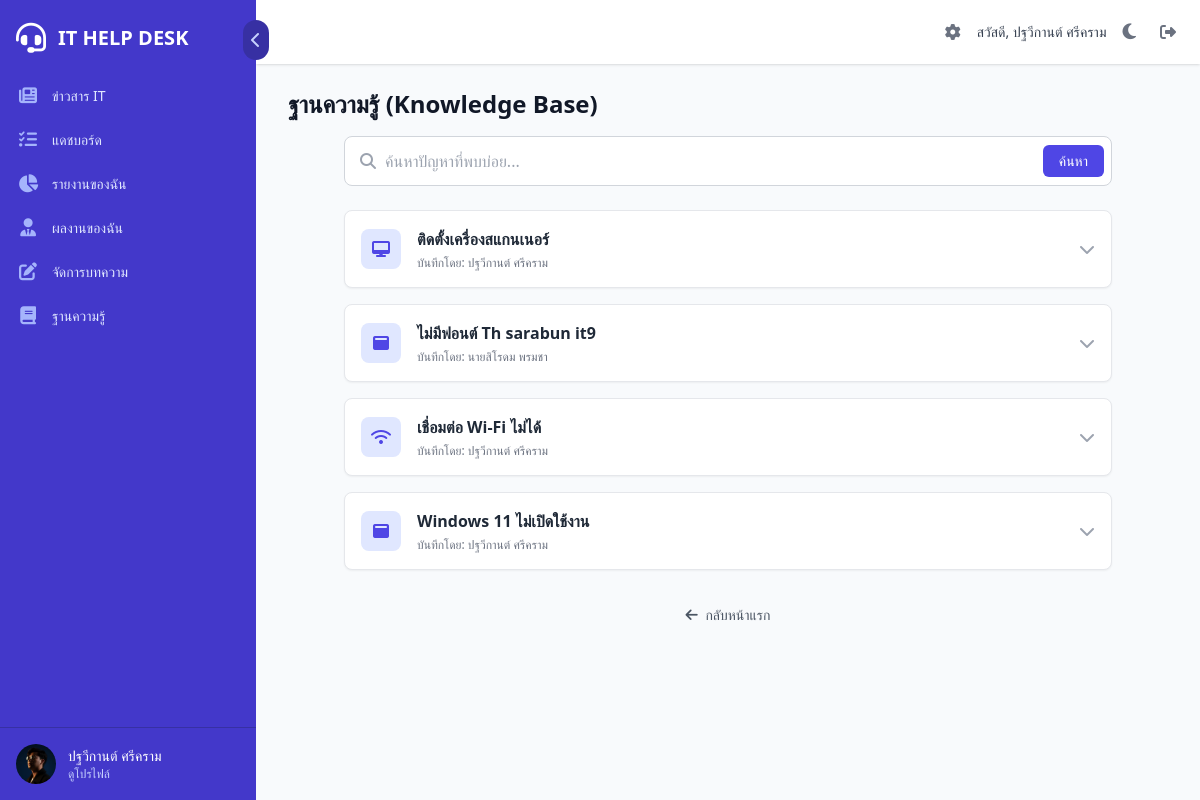
The app's page /knowledge_base.php (signed in) with its own data.
### tables this page shows
CREATE TABLE `users` (
  `id` int(11) NOT NULL,
  `fullname` varchar(255) NOT NULL,
  `position` varchar(255) DEFAULT NULL,
  `department` varchar(255) DEFAULT NULL,
  `division` varchar(255) DEFAULT NULL,
  `phone` varchar(50) DEFAULT NULL,
  `line_id` varchar(100) DEFAULT NULL,
  `email` varchar(255) NOT NULL,
  `password` varchar(255) NOT NULL,
  `image_url` varchar(255) DEFAULT 'assets/images/user.png',
  `role` enum('user','it','admin') NOT NULL DEFAULT 'user',
  `created_at` timestamp NOT NULL DEFAULT current_timestamp()
);

CREATE TABLE `knowledge_base` (
  `id` int(11) NOT NULL,
  `issue_id_source` int(11) DEFAULT NULL,
  `category` varchar(100) NOT NULL,
  `question` text NOT NULL,
  `answer` text NOT NULL,
  `created_by` int(11) NOT NULL,
  `created_at` timestamp NOT NULL DEFAULT current_timestamp()
);

### includes/functions.php (called while the page is built, shortened)
<?php
function get_user_avatar($image_url) {
    $default_avatar = 'assets/images/user.png';
    if (!empty($image_url) && file_exists($image_url)) {
        return $image_url;
    }
    return $default_avatar;
}
function getUserById($id, $conn) {
    $stmt = $conn->prepare("SELECT * FROM users WHERE id = ?");
    $stmt->bind_param("i", $id);
    $stmt->execute();
    $result = $stmt->get_result();
    $user = $result->fetch_assoc();
    return $user;
}
?>

### knowledge_base.php (the view, shortened to what this page needs)
<?php
require_once 'includes/functions.php';
require_once 'includes/header.php';
$search_term = trim($_GET['search'] ?? '');
$search_query = "%" . $search_term . "%";
$sql = "SELECT kb.*, u.fullname as creator_name
        FROM knowledge_base kb
        JOIN users u ON kb.created_by = u.id
        WHERE kb.question LIKE ? OR kb.answer LIKE ?
        ORDER BY kb.created_at DESC";
$stmt = $conn->prepare($sql);
$stmt->bind_param("ss", $search_query, $search_query);
$stmt->execute();
$kb_result = $stmt->get_result();
$category_icon_map = [
    'ฮาร์ดแวร์' => 'fa-desktop',
    'ซอฟต์แวร์' => 'fa-window-maximize',
    'ระบบเครือข่าย' => 'fa-wifi',
    'ระบบสารบรรณ/ERP' => 'fa-file-invoice',
    'อีเมล' => 'fa-envelope-open-text',
    'อื่นๆ' => 'fa-question-circle'
];
?>
<div class="max-w-3xl mx-auto" x-data="{ activeAccordion: null }">
    <form method="GET" action="knowledge_base.php" class="mb-6 relative">
        <input type="text" name="search" placeholder="ค้นหาปัญหาที่พบบ่อย..." value="<?php echo htmlspecialchars($search_term); ?>" class="w-full px-4 py-3 border border-gray-300 rounded-lg pl-10 focus:outline-none focus:ring-2 focus:ring-indigo-500">
        <i class="fa-solid fa-search absolute left-4 top-1/2 -translate-y-1/2 text-gray-400"></i>
        <button type="submit" class="absolute right-2 top-1/2 -translate-y-1/2 px-4 py-1.5 bg-indigo-600 text-white rounded-md text-sm hover:bg-indigo-700">ค้นหา</button>
    </form>
    <div id="kb-list" class="space-y-4">
        <?php if ($kb_result->num_rows > 0): ?>
            <?php while ($kb_item = $kb_result->fetch_assoc()):
                $category_icon = $category_icon_map[$kb_item['category']] ?? 'fa-question-circle';
            ?>
            <div class="bg-white rounded-lg shadow-sm border border-gray-200 overflow-hidden">
                <div @click="activeAccordion = activeAccordion === <?php echo $kb_item['id']; ?> ? null : <?php echo $kb_item['id']; ?>" class="cursor-pointer flex justify-between items-center p-4 hover:bg-gray-50 transition-colors">
                    <div class="flex items-center gap-4">
                        <div class="bg-indigo-100 text-indigo-600 rounded-lg w-10 h-10 flex-shrink-0 flex items-center justify-center">
                            <i class="fa-solid <?php echo $category_icon; ?>"></i>
                        </div>
                        <div>
                            <h3 class="font-semibold text-gray-800"><?php echo htmlspecialchars($kb_item['question']); ?></h3>
                            <p class="text-xs text-gray-500 mt-1">
                                <span>บันทึกโดย: <?php echo htmlspecialchars($kb_item['creator_name']); ?></span>
                            </p>
                        </div>
                    </div>
                    <i class="fa-solid fa-chevron-down transition-transform text-gray-400" :class="activeAccordion === <?php echo $kb_item['id']; ?> && 'rotate-180'"></i>
                </div>
            </div>
            <?php endwhile; ?>
        <?php endif; ?>
    </div>
    <div class="text-center mt-8">
        <a href="index.php" class="text-sm text-gray-600 hover:text-indigo-600">
            <i class="fa-solid fa-arrow-left mr-1"></i> กลับหน้าแรก
        </a>
    </div>
</div>
<?php
require_once 'includes/footer.php';
?>

### includes/sidebar_content.php (shortened to what this page needs)
<button @click="isSidebarCollapsed = !isSidebarCollapsed" class="hidden md:block absolute top-5 right-0 transform translate-x-1/2 p-2 bg-indigo-800 text-indigo-200 hover:text-white rounded-full focus:outline-none z-20" title="ย่อ/ขยายเมนู">
    <i class="fa-solid transition-transform" :class="isSidebarCollapsed ? 'fa-chevron-right' : 'fa-chevron-left'"></i>
</button>
<div class="flex-1 flex flex-col pt-5 pb-4 overflow-y-auto">
    <div class="flex items-center flex-shrink-0 px-4" :class="isSidebarCollapsed ? 'justify-center' : ''">
        <i class="fa-solid fa-headset text-3xl text-white"></i>
        <span class="ml-3 font-bold text-xl text-white sidebar-text" x-show="!isSidebarCollapsed">IT HELP DESK</span>
    </div>
    <nav class="mt-5 flex-1 px-2 space-y-1">
        <?php
        $baseLinkClass = "group flex items-center px-2 py-2 text-sm font-medium rounded-md transition-colors duration-200";
        $inactiveLinkClass = "text-indigo-100 hover:bg-indigo-600";
        $activeLinkClass = "bg-indigo-800 text-white";
        foreach ($menu_items as $url => $item) {
            $isActive = ($current_page === $url) || ($url === 'news.php' && $current_page === 'article_view.php');
            $class = $isActive ? $activeLinkClass : $inactiveLinkClass;
            echo "<a href='$url' class='$baseLinkClass $class' :class='isSidebarCollapsed ? \"justify-center\" : \"\"' title='" . htmlspecialchars($item['title']) . "'>";
            echo "<i class='fa-solid " . $item['icon'] . " flex-shrink-0 h-6 w-6 text-lg text-indigo-300 flex items-center justify-center' :class='isSidebarCollapsed ? \"\" : \"mr-3\"'></i>";
            echo "<span class='sidebar-text' x-show='!isSidebarCollapsed'>" . $item['title'] . "</span>";
            echo "</a>";
        }
        ?>
    </nav>
</div>
<div class="flex-shrink-0 flex border-t border-indigo-800 p-4" :class="isSidebarCollapsed ? 'justify-center' : ''">
    <a href="profile.php" class="flex-shrink-0 w-full group block">
        <div class="flex items-center" :class="isSidebarCollapsed ? 'justify-center' : ''">
            <div>
                <img class="inline-block h-10 w-10 rounded-full object-cover"
                     src="<?php echo htmlspecialchars(get_user_avatar($user_data['image_url'] ?? null)); ?>" alt="User Avatar">
            </div>
            <div class="ml-3 sidebar-text" x-show="!isSidebarCollapsed">
                <p class="text-sm font-medium text-white"><?php echo htmlspecialchars($_SESSION['fullname']); ?></p>
                <p class="text-xs font-medium text-indigo-200 group-hover:text-white">ดูโปรไฟล์</p>
            </div>
        </div>
    </a>
</div>

### assets/css/style.css (style rules this page uses)
body { font-family: 'Sarabun', sans-serif; transition: background-color 0.3s ease, color 0.3s ease; }
.sidebar-text { transition: opacity 0.2s ease-in-out; }

### records on screen
users: image_url (picture)
knowledge_base: question "ติดตั้งเครื่องสแกนเนอร์", users.fullname "ปฐวีกานต์ ศรีคราม"
knowledge_base: question "ไม่มีฟอนต์ Th sarabun it9", users.fullname "นายสิโรดม พรมชา"
knowledge_base: question "เชื่อมต่อ Wi-Fi ไม่ได้", users.fullname "ปฐวีกานต์ ศรีคราม"
knowledge_base: question "Windows 11 ไม่เปิดใช้งาน", users.fullname "ปฐวีกานต์ ศรีคราม"

### other values on screen
$item['title'] "ข่าวสาร IT"
$item['title'] "แดชบอร์ด"
$item['title'] "รายงานของฉัน"
$item['title'] "ผลงานของฉัน"
$item['title'] "จัดการบทความ"
$item['title'] "ฐานความรู้"
$_SESSION['fullname'] "ปฐวีกานต์ ศรีคราม"
$page_title "ฐานความรู้ (Knowledge Base)"
